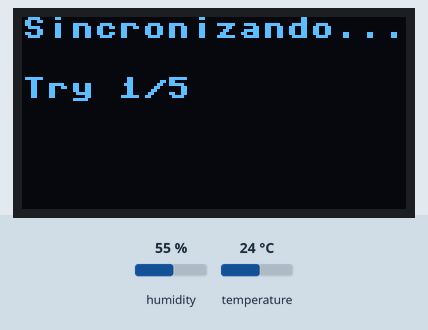
The program below on a simulated Raspberry Pi Pico running MicroPython. On the bench: 128×64 one-colour display. The inputs (shaded band) are chosen by the test bench; at power-on: humidity 55 %, temperature 24 °C. WiFi joins after 1.5 s; the clock reads 2024-03-15 10:24:30 at power-on unless the program sets it; files the program writes start out absent; no MQTT or app messages arrive unless stated; what the program prints to the serial console is not drawn.

Above: at 2.1 s.
At 2.5 s:
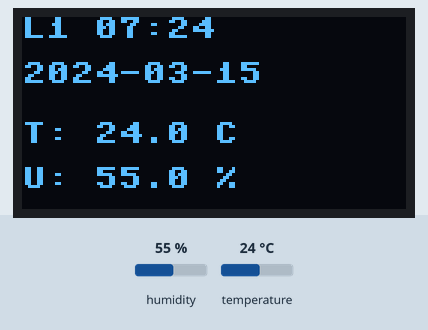
At 32.5 s:
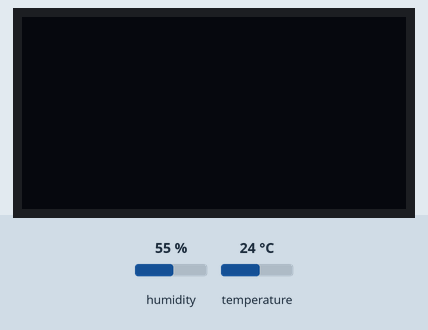

Measured:
- what the display in image 0 shows lasts 0.4 s, from 2.1 s to 2.5 s
- what the display in image 1 shows lasts 30.0 s, from 2.5 s to 32.5 s
- what the display in image 2 shows lasts 10.0 s, from 32.5 s to 42.5 s

The program:

MQTT_SDCARD_2.py
```python
import network
import time
import machine
import os
import binascii
from umqtt.simple import MQTTClient
import ntptime
import json
from machine import Pin, I2C, SPI
import ssd1306
import dht
import sdcard

# ==================== Configuração de Periféricos ====================
try:
    i2c = I2C(0, scl=Pin(1), sda=Pin(0))
    oled = ssd1306.SSD1306_I2C(128, 64, i2c)
except:
    oled = None

sensor = dht.DHT22(Pin(2))
botao = Pin(3, Pin.IN, Pin.PULL_DOWN)

# Configuração SD Card
SD_SCK, SD_MISO, SD_MOSI, SD_CS = 18, 16, 19, 17
SD_MOUNT_POINT = "/sd"
sd = None
LOG_FILE = ""

# ==================== Configurações Wi-Fi e MQTT ====================
SSID = "Eliete_2G"
PASSWORD = "senha01957"
MQTT_SERVER_NUVEM = "163.176.182.91"
MQTT_SERVER_LOCAL = "192.168.15.14"
TOPIC_PUB_NUVEM = b"Urbano_Temperatura"
TOPIC_PUB_LOCAL = b"Urbano_Temperatura_Local"
FUSO_HORARIO_SEGUNDOS = -3 * 3600

# Variáveis de Estado
hostname_placa = ""
client_nuvem = None
client_local = None
wlan = None
leitura_numero = 0

# ==================== Funções de Tempo e Sincronismo ====================

def sincroniza_horario():
    """Tenta sincronizar o NTP e verifica se a data é válida (> 2023)."""
    max_tentativas = 5
    for i in range(max_tentativas):
        try:
            print(f"Tentativa NTP {i+1}/{max_tentativas}...")
            if oled:
                oled.fill(0)
                oled.text("Sincronizando...", 0, 0)
                oled.text(f"Try {i+1}/{max_tentativas}", 0, 20)
                oled.show()

            ntptime.settime() # Busca hora UTC 0

            # Verifica se o ano atualizado é coerente (maior que 2023)
            ano_atual = time.localtime()[0]
            if ano_atual > 2023:
                print(f"Relógio sincronizado! Ano: {ano_atual}")
                return True
            else:
                print("Data inválida recebida (Epoch 2020).")
        except Exception as e:
            print(f"Erro NTP: {e}")

        time.sleep(2) # Espera antes de tentar de novo
    return False

def obter_horario_rtc(ajustado=True):
    t = time.localtime(time.time() + (FUSO_HORARIO_SEGUNDOS if ajustado else 0))
    # Retorna string formatada e a tupla completa
    return "{:04}-{:02}-{:02} {:02}:{:02}:{:02}".format(*t[:6]), t

# ==================== Outras Funções Auxiliares ====================

def conecta_wifi_e_mqtt():
    global hostname_placa, wlan, client_nuvem, client_local
    wlan = network.WLAN(network.STA_IF)
    wlan.active(True)
    mac = binascii.hexlify(wlan.config('mac')).decode()
    hostname_placa = "Pico W_" + mac[-6:]
    wlan.config(hostname=hostname_placa)
    wlan.connect(SSID, PASSWORD)

    # Aguarda conexão
    for _ in range(30):
        if wlan.isconnected(): break
        time.sleep(1)

    if not wlan.isconnected(): return False

    # FORÇA SINCRONIZAÇÃO APÓS WIFI CONECTAR
    sincroniza_horario()

    # MQTT
    try:
        client_nuvem = MQTTClient(hostname_placa, MQTT_SERVER_NUVEM, user="icts", password="icts")
        client_nuvem.connect()
        client_local = MQTTClient(hostname_placa, MQTT_SERVER_LOCAL, user="icts", password="icts")
        client_local.connect()
    except: pass
    return True

def inicializa_sd_card(dt_tuple):
    global sd, LOG_FILE
    ano, mes, dia = dt_tuple[0], dt_tuple[1], dt_tuple[2]
    LOG_FILE = "log_{:02}_{:02}_{:04}.csv".format(dia, mes, ano)
    try:
        spi = SPI(0, baudrate=2000000, miso=Pin(SD_MISO), sck=Pin(SD_SCK), mosi=Pin(SD_MOSI))
        sd_instancia = sdcard.SDCard(spi, Pin(SD_CS, Pin.OUT))
        os.mount(sd_instancia, SD_MOUNT_POINT)
        sd = sd_instancia
        return True
    except: return False

def mostrar_dados(leitura_num, temp, hum, horario):
    if oled:
        oled.fill(0)
        oled.text(f"L{leitura_num} {horario[11:16]}", 0, 0)
        oled.text(horario[0:10], 0, 15)
        oled.text(f"T: {temp:.1f} C", 0, 35)
        oled.text(f"U: {hum:.1f} %", 0, 50)
        oled.show()

# ==================== Programa Principal ====================

try:
    if not conecta_wifi_e_mqtt():
        if oled: oled.text("WiFi Fail!", 0, 0); oled.show()

    horario_str, dt_tuple = obter_horario_rtc()

    # Inicializa SD com a data corrigida
    if not inicializa_sd_card(dt_tuple):
        print("Erro SD")

    while True:
        leitura_numero += 1

        # Garante que o WiFi está vivo e a hora está OK
        if wlan and not wlan.isconnected():
            wlan.connect(SSID, PASSWORD)
            time.sleep(5)
            if wlan.isconnected(): sincroniza_horario()

        try:
            sensor.measure()
            temp, hum = sensor.temperature(), sensor.humidity()
            horario_str, _ = obter_horario_rtc()

            # Mensagem para MQTT e Log
            msg = f"{leitura_numero},{horario_str},{temp:.1f},{hum:.1f},{hostname_placa}"

            # Gravação SD
            if sd:
                with open(f"{SD_MOUNT_POINT}/{LOG_FILE}", "a") as f:
                    f.write(msg + "\n")

            # Publicação MQTT
            try: client_nuvem.publish(TOPIC_PUB_NUVEM, msg.encode())
            except: pass
            try: client_local.publish(TOPIC_PUB_LOCAL, msg.encode())
            except: pass

            # Ciclo Inteligente do Display (10 minutos)
            tempo_espera = 600
            inicio = time.time()
            while (time.time() - inicio) < tempo_espera:
                # 30 Segundos Ligado
                mostrar_dados(leitura_numero, temp, hum, horario_str)
                for _ in range(30):
                    if (time.time() - inicio) >= tempo_espera: break
                    time.sleep(1)

                # 10 Segundos Desligado
                if oled: oled.fill(0); oled.show()
                for _ in range(10):
                    if (time.time() - inicio) >= tempo_espera: break
                    time.sleep(1)

        except Exception as e:
            print("Erro:", e)
            time.sleep(5)

except Exception as e:
    print("Erro Fatal:", e)
    machine.reset()
    
```
